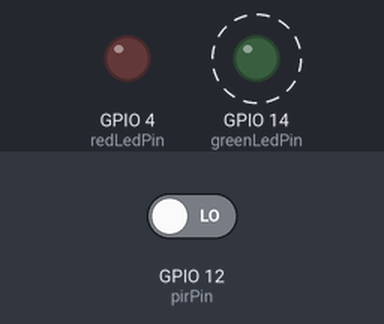
A sketch run on a simulated ESP8266 (NodeMCU). On the bench: output pins drawn as LEDs (lit = HIGH). Dashed ring = blinking. The test bench sets the inputs (shaded band); at power-on: GPIO 12 (pirPin) LOW. WiFi joins after 1.5 s; servers stay silent unless stated; no MQTT or app messages arrive unless stated.

Above: at 0.97 s.
1.4 s: GPIO 12 (pirPin) driven HIGH
At 2.28 s:
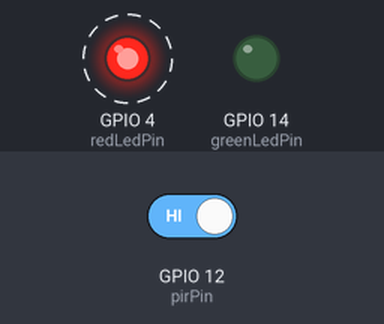
At 3.03 s:
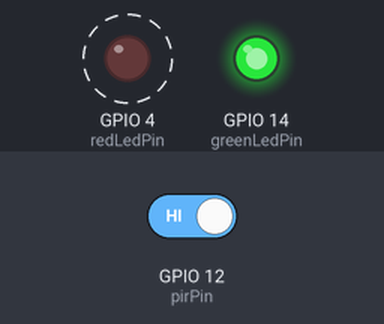
Timing chart, 0 to 10.4 s (numbered marks = the images above; inputs shaded):
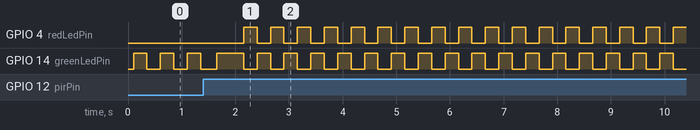

Measured:
- after the input at 1.4 s, GPIO 4 (redLedPin): alternates HIGH for 0.25 s and LOW for 0.25 s, starting after 0.76 s
- by itself, GPIO 14 (greenLedPin): repeats every 0.50 s: LOW 0.25 s, HIGH 0.25 s

The sketch:

motion.ino
```cpp
#include <ESP8266WiFi.h>
#include <PubSubClient.h>
#include <ArduinoJson.h>

// Devive identifiers
const char* deviceName = "motion_sensor_01";
const char* roomName = "living_room";
const char* deviceType = "motion_sensor";

// Network
const char* ssid = "Cloud";
const char* ssid_password = "";

// MQTT
const char* mqtt_server = "192.168.0.110";
const char* outTopic = "home/out";
const char* inTopic = "home/in";
const char* debugTopic = "home/debug";

const int STATE_OFF = 0;
const int STATE_OK = 1;
const int STATE_INIT = 2;
const int STATE_ERROR = 3;
const int STATE_ALARM = 4;
const int STATE_ALARM_PENDING = 5;
const int STATE_PAUSED = 6;

int state = STATE_INIT;
int lastReportedState = STATE_OFF;
boolean forceSendStateOnNextLoop = false;

const char* CMD_STATE = "state";
const char* CMD_ON = "on";
const char* CMD_OFF = "off";
const char* CMD_RESET = "reset";
const char* CMD_PAUSE = "pause";

const char* NAME_ALL = "all";

int greenLedPin = 14;
int redLedPin = 4;
int pirPin = 12; // Input for motion sensor
int pirValue; // Place to store read PIR Value

WiFiClient espClient;
PubSubClient client(espClient);

boolean wifi_connecting = false, wifi_connected = false, wifi_error = false;
boolean mqtt_connecting = false, mqtt_connected = false, mqtt_error = false;
long wifiStrength = 0;
long lastReportedWifiStrength = 0;

const long DELAY_BEFORE_ALARM_MS = 30 * 1000; // 30 sec
long alarmPendingStartMs = 0;

long pauseStartMs = 0;
long pauseDurationMs = 0;

void setup() {
  delay(100);
  Serial.begin(115200);

  client.setServer(mqtt_server, 1883);
  client.setCallback(onNewMessage);

  pinMode(greenLedPin, OUTPUT);
  pinMode(redLedPin, OUTPUT);
  pinMode(pirPin, INPUT);

 ledOff();
}

void loop() {
  setup_wifi();

  if (wifi_connected) {
    setup_mqtt();
  }

  if (state != STATE_OFF) {
    pirValue = digitalRead(pirPin);
  }

  if (state != lastReportedState || abs(lastReportedWifiStrength - wifiStrength) > 3 || forceSendStateOnNextLoop) {
    sendState();
    lastReportedState = state;
    lastReportedWifiStrength = wifiStrength;
    forceSendStateOnNextLoop = false;
  }

  client.loop();

  updateState();
  updateLed();

//  debugPrint();

  delay(250);
}

void sendState() {
  DynamicJsonBuffer jsonBuffer;
  char jsonMessageBuffer[256];

  JsonObject& root = jsonBuffer.createObject();
  root["name"] = deviceName;
  root["room"] = roomName;
  root["type"] = deviceType;
  root["signal"] = wifiStrength;

  root["state"] = state;

  root.printTo(jsonMessageBuffer, sizeof(jsonMessageBuffer));

//  Serial.print("--> ");
//  Serial.println(jsonMessageBuffer);
  client.publish(outTopic, jsonMessageBuffer);
}

void onNewMessage(char* topic, byte* payload, unsigned int length) {
  DynamicJsonBuffer jsonBuffer;
  JsonObject& message = jsonBuffer.parseObject(payload);

  if (!message.success())
  {
    client.publish(debugTopic, deviceName);
    client.publish(debugTopic, "cannot parse message");
//    Serial.println("cannot parse message");
    return;
  }

//  char jsonMessageBuffer[256];
//  message.printTo(jsonMessageBuffer, sizeof(jsonMessageBuffer));
//  Serial.print("<-- ");
//  Serial.println(jsonMessageBuffer);

  const char* messageName = message["name"];
  if (!eq(messageName, deviceName) && !eq(messageName, NAME_ALL)) {
    return;
  }

  const char* messageCmd = message["cmd"];
  if (eq(messageCmd, CMD_STATE)) {
    forceSendStateOnNextLoop = true;
  } else if (eq(messageCmd, CMD_ON)) {
    state = STATE_OK;
    forceSendStateOnNextLoop = true;
  } else if (eq(messageCmd, CMD_OFF)) {
    state = STATE_OFF;
    forceSendStateOnNextLoop = true;
  } else if (eq(messageCmd, CMD_RESET)) {
    state = STATE_OK;
    forceSendStateOnNextLoop = true;
  } else if (eq(messageCmd, CMD_PAUSE)) {
    state = STATE_PAUSED;
    pauseStartMs = millis();
    long pauseDurationSec = message["value"];
    pauseDurationMs = pauseDurationSec * 1000;
    forceSendStateOnNextLoop = true;
  }
}

void updateState() {
  if (wifi_connected) {
    wifiStrength = WiFi.RSSI();
  } else {
    wifiStrength = 0;
  }

  if (state == STATE_OFF) {
    return;
  }

  if (wifi_error || mqtt_error) {
    state = STATE_ERROR;
    return;
  }

  if (wifi_connecting || mqtt_connecting) {
    state = STATE_INIT;
    return;
  }

  if (state == STATE_OK && pirValue) {
    state = STATE_ALARM_PENDING;
    alarmPendingStartMs = millis();
    return;
  }

  if (state == STATE_ALARM_PENDING && alarmPendingStartMs + DELAY_BEFORE_ALARM_MS < millis()) {
    state = STATE_ALARM;
    return;
  }

  if (state == STATE_PAUSED && pauseStartMs + pauseDurationMs < millis()) {
    state = STATE_OK;
    return;
  }

  if (state == STATE_ALARM_PENDING || state == STATE_ALARM || state == STATE_PAUSED) {
    return;
  }

  state = STATE_OK;
  alarmPendingStartMs = 0;
  pauseStartMs = 0;
  pauseDurationMs = 0;
}

void setup_mqtt() {
  mqtt_connected = client.connected();

  if (mqtt_connected) {
    return;
  }

  if (!mqtt_connecting) {
    mqtt_connecting = true;

    if (client.connect(deviceName)) {
      mqtt_error = false;
      mqtt_connecting = false;
      mqtt_connected = true;
      client.subscribe(inTopic);
    } else {
      mqtt_error = true;
      mqtt_connecting = false;
      mqtt_connected = false;
    }
  }
}

void setup_wifi() {
  wifi_connected = WiFi.status() == WL_CONNECTED;
  wifi_error = WiFi.status() == WL_CONNECT_FAILED;
  if (wifi_connected || wifi_error) {
    wifi_connecting = false;
  }

  if (wifi_connected) {
    return;
  }

  if (!wifi_connecting) {
    wifi_connecting = true;
    WiFi.begin(ssid, ssid_password);
  }
}

void ledRed() {
  digitalWrite(redLedPin, 1);
  digitalWrite(greenLedPin, 0);
}

void ledGreen() {
  digitalWrite(redLedPin, 0);
  digitalWrite(greenLedPin, 1);
}

void ledOff() {
  digitalWrite(redLedPin, 0);
  digitalWrite(greenLedPin, 0);
}

void updateLed() {
  if (state == STATE_ALARM_PENDING) {
    ledGreen();
    delay(250);
    ledRed();
    return;
  }

  if (state == STATE_PAUSED) {
    ledGreen();
    delay(250);
    ledOff();
    return;
  }

  if (state == STATE_ALARM) {
    ledRed();
    return;
  }

  if (state == STATE_INIT) {
    ledGreen();
    delay(250);
    ledOff();
    return;
  }

  if (state == STATE_ERROR) {
    ledRed();
    delay(250);
    ledOff();
    return;
  }

  if (state == STATE_OFF) {
    ledOff();
    return;
  }

  ledGreen();
}

boolean eq(const char* a1, const char* a2) {
  return strcmp(a1, a2) == 0;
}

void debugPrint() {
  Serial.println(" ");

  Serial.print("state = ");
  Serial.println(state);

  Serial.print("wifi connecting = ");
  Serial.println(wifi_connecting);

  Serial.print("wifi connected = ");
  Serial.println(wifi_connected);

  Serial.print("wifi error = ");
  Serial.println(wifi_error);

  Serial.print("mqtt connecting = ");
  Serial.println(mqtt_connecting);

  Serial.print("mqtt connected = ");
  Serial.println(mqtt_connected);

  Serial.print("mqtt error = ");
  Serial.println(mqtt_error);

  Serial.print("alarmPendingStartMs = ");
  Serial.println(alarmPendingStartMs);

  Serial.print("alarmPendingStartMs + DELAY_BEFORE_ALARM_MS = ");
  Serial.println(alarmPendingStartMs + DELAY_BEFORE_ALARM_MS);

  Serial.print("now = ");
  Serial.println(millis());

}
```
